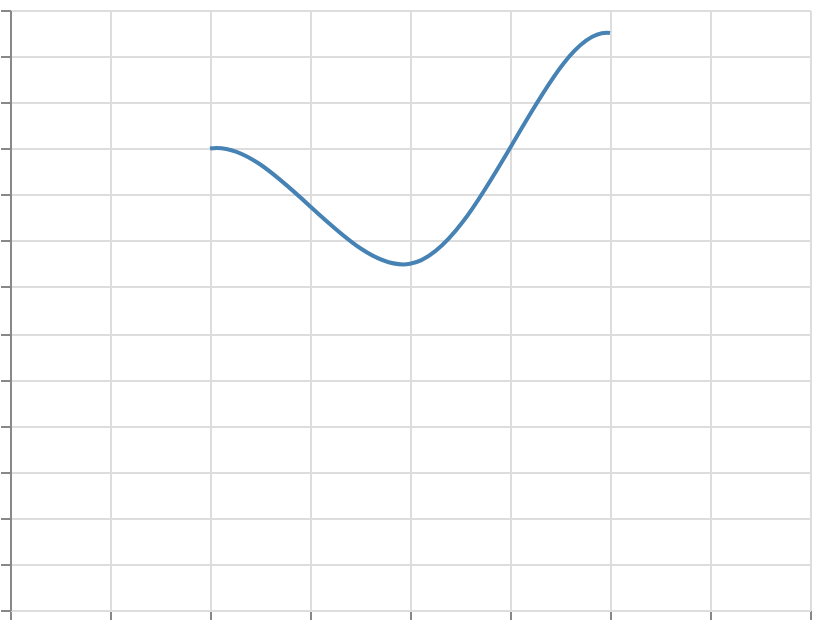

Vega-Lite specification stored for this chart:
### Vega specification from a JSON file in a GitHub repository (floating-point values rounded to 4 significant figures)
{"$schema": "https://vega.github.io/schema/vega/v6.json", "width": 400, "height": 300, "padding": 5, "autosize": "none", "data": [{"name": "table", "values": [{"x": 0, "y": 10}, {"x": 1, "y": 20}, {"x": 2, "y": 15}, {"x": 3, "y": 25}, {"x": 4, "y": 5}]}], "scales": [{"name": "x", "type": "linear", "domain": {"data": "table", "field": "x"}, "range": "width", "nice": true}, {"name": "y", "type": "linear", "domain": {"data": "table", "field": "y"}, "range": [{"signal": "height"}, 0], "nice": true}], "marks": [{"type": "line", "from": {"data": "table"}, "encode": {"update": {"x": {"scale": "x", "field": "x"}, "y": {"scale": "y", "field": "y"}, "stroke": {"value": "steelblue"}, "strokeWidth": {"value": 2}, "interpolate": {"value": "catmull-rom-open"}, "tension": {"value": 0.5}}}}], "axes": [{"scale": "x", "orient": "bottom", "grid": true, "labels": false}, {"scale": "y", "orient": "left", "grid": true, "labels": false}]}
